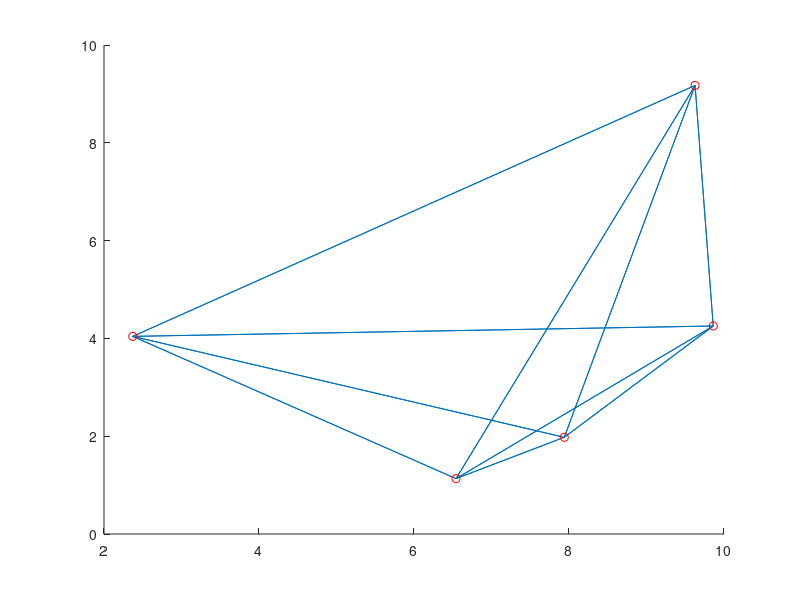

Recreate this plot in MATLAB.
x=10*rand(1,5); y=10*rand(1,5);

    for i=1:length(x)
         for j=1:length(y)
             line([x(i),x(j)],[y(i),y(j)]);
             hold on;
         end
    end
  plot(x,y,'ro');